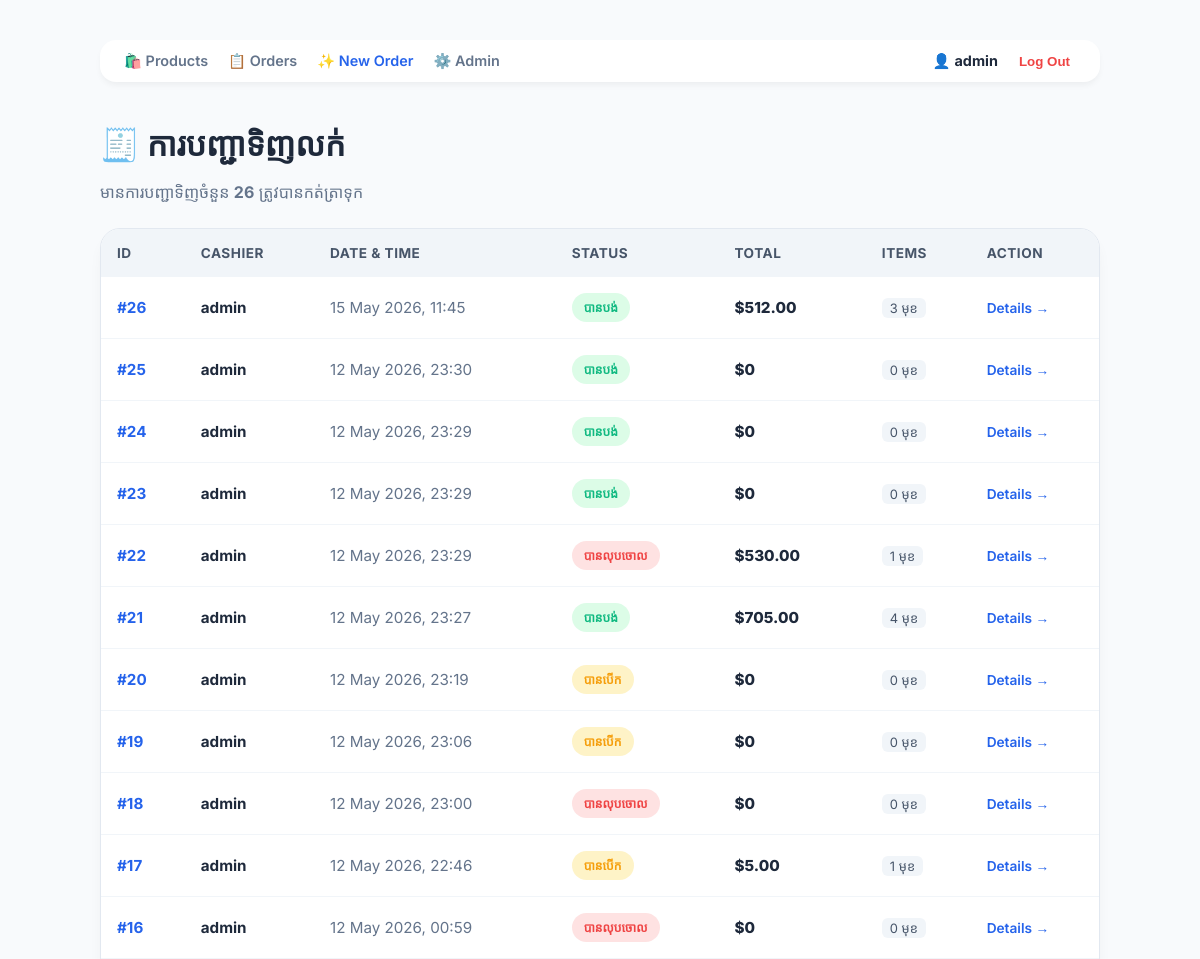
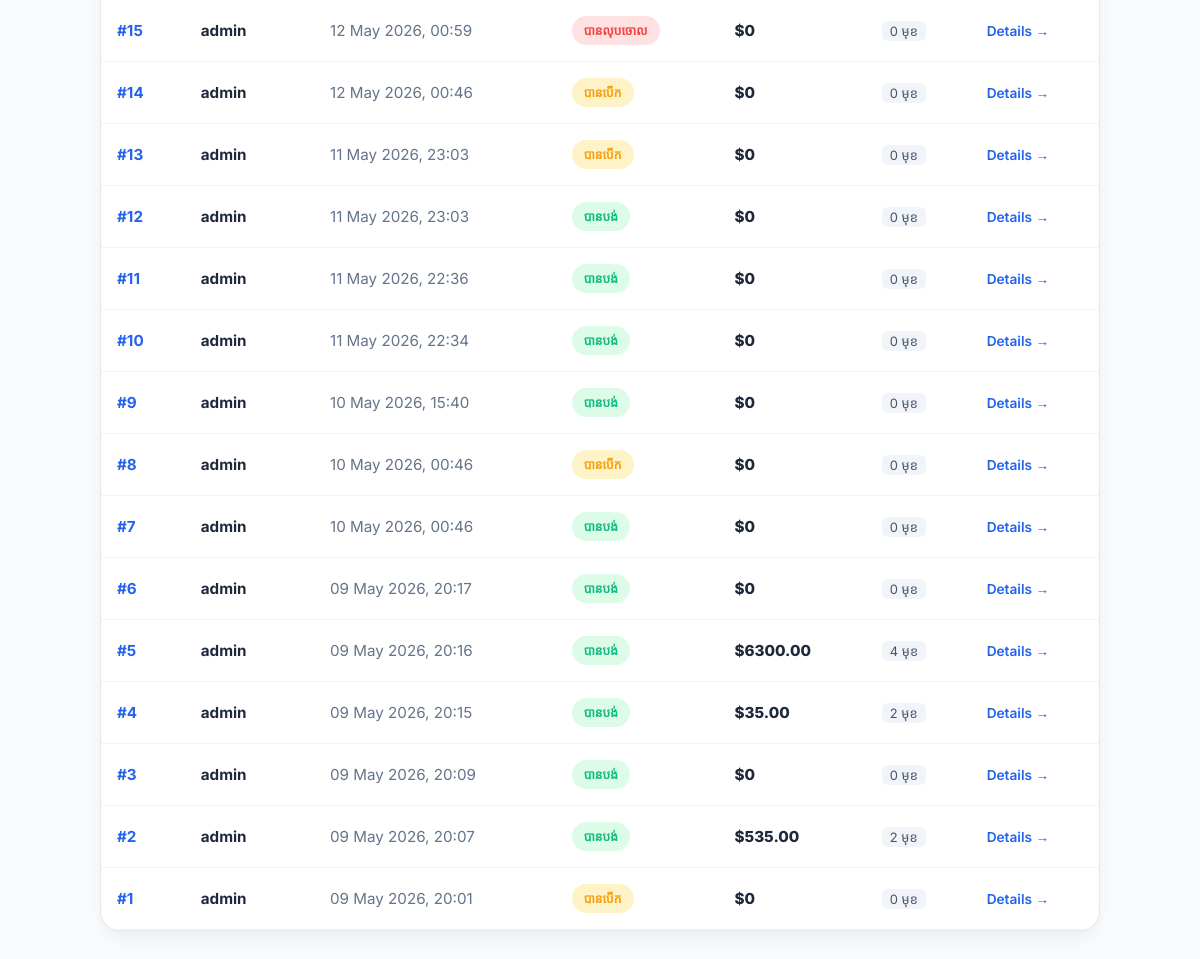
The app's page /sales/orders/ (signed in) with its own data (2 pictures, top to bottom).
### sales/models.py (models this page shows, shortened)
class Order(models.Model):
    STATUS_CHOICES = [
        ('open', 'បានបើក'),
        ('paid', 'បានបង់'),
        ('refunded', 'បានសង'),
        ('cancelled', 'បានលុបចោល'),
    ]
    cashier = models.ForeignKey(
        User,
        on_delete=models.SET_NULL,
        null=True,
        related_name='orders',
    )
    status = models.CharField(
        max_length=20,
        choices=STATUS_CHOICES,
        default='open'
    )
    created_at = models.DateTimeField(auto_now_add=True)
    notes = models.TextField(blank=True)
    @property
    def total(self):
        return sum(
            item.subtotal
            for item in self.items.all()
        )
    class Meta:
        ordering = ['-created_at']

class OrderItem(models.Model):
    order = models.ForeignKey(
        Order,
        on_delete=models.CASCADE,
        related_name='items'
    )
    product = models.ForeignKey(
        Product,
        on_delete=models.PROTECT
    )
    quantity = models.PositiveIntegerField(default=1)
    unit_price = models.DecimalField(
        max_digits=8,
        decimal_places=2
    )
    @property
    def subtotal(self):
        return self.unit_price * self.quantity

### sales/views.py (the view)
# urls.py: path('orders/', views.order_list, name='order_list'),
@login_required
def order_list(request):
    orders = Order.objects.all().order_by('-id')
    return render(request, 'sales/order_list.html', {'orders': orders})

### sales/templates/sales/order_list.html (shortened to what this page needs)
<!doctype html>
<html lang="km">
  <head>
  </head>
  <body>
    <nav>
      <a href="/sales/products/">🛍️ Products</a>
      <a href="/sales/orders/">📋 Orders</a>
      <a href="/sales/orders/new/" style="color: var(--primary)"
        >✨ New Order</a
      >
      <a href="/admin/">⚙️ Admin</a>
      <div class="user-profile">
        <span>👤 <strong>{{ request.user.username }}</strong></span>
        <form method="post" action="/accounts/logout/" style="display: inline">
          <button
            type="submit"
            style="
              background: none;
              border: none;
              color: var(--danger);
              cursor: pointer;
              font-weight: 600;
            "
          >
            Log Out
          </button>
        </form>
      </div>
    </nav>
    <h1>🧾 ការបញ្ជាទិញលក់</h1>
    <p class="count-info">
      មានការបញ្ជាទិញចំនួន
      <strong>{{ orders|length }}</strong> ត្រូវបានកត់ត្រាទុក
    </p>
    <div class="order-container">
      <table>
        <thead>
          <tr>
            <th>ID</th>
            <th>Cashier</th>
            <th>Date & Time</th>
            <th>Status</th>
            <th>Total</th>
            <th>Items</th>
            <th>Action</th>
          </tr>
        </thead>
        <tbody>
          {% for order in orders %}
          <tr>
            <td><span class="order-id">#{{ order.pk }}</span></td>
            <td><strong>{{ order.cashier }}</strong></td>
            <td style="color: #64748b">
              {{ order.created_at|date:"d M Y, H:i" }}
            </td>
            <td>
              <span class="badge {{ order.status }}">
                {{ order.get_status_display }}
              </span>
            </td>
            <td><span class="total-price">${{ order.total }}</span></td>
            <td><span class="item-count">{{ order.items.count }} មុខ</span></td>
            <td>
              <a href="/sales/orders/{{ order.pk }}/items/" class="btn-view"
                >Details →</a
              >
            </td>
          </tr>
          {% endfor %}
        </tbody>
      </table>
    </div>
  </body>
</html>

### sales/templates/sales/order_list.html (style rules this page uses)
:root { --primary: #2563eb; --bg: #f8fafc; --white: #ffffff; --text: #1e293b; --success: #10b981; --warning: #f59e0b; --danger: #ef4444; }
body { font-family: "Inter", sans-serif; max-width: 1000px; margin: 0 auto; padding: 40px 20px; background: var(--bg); color: var(--text); }
nav { background: var(--white); padding: 12px 24px; border-radius: 16px; display: flex; align-items: center; gap: 20px; box-shadow: 0 4px 6px -1px rgba(0, 0, 0, 0.05); margin-bottom: 40px; }
nav a { text-decoration: none; color: #64748b; font-weight: 600; font-size: 0.9em; transition: 0.2s; }
.user-profile { margin-left: auto; display: flex; align-items: center; gap: 15px; font-size: 0.9em; }
h1 { font-size: 2em; font-weight: 800; margin-bottom: 8px; }
.count-info { color: #64748b; margin-bottom: 25px; }
.order-container { background: var(--white); border-radius: 20px; overflow: hidden; box-shadow: 0 10px 15px -3px rgba(0, 0, 0, 0.05); border: 1px solid #e2e8f0; }
table { width: 100%; border-collapse: collapse; text-align: left; }
th { background: #f1f5f9; padding: 16px; font-size: 0.85em; text-transform: uppercase; letter-spacing: 0.5px; color: #475569; }
td { padding: 16px; border-bottom: 1px solid #f1f5f9; font-size: 0.95em; }
.badge { padding: 6px 12px; border-radius: 50px; font-size: 0.8em; font-weight: 700; display: inline-block; }
.paid { background: #dcfce7; color: var(--success); }
.open { background: #fef3c7; color: var(--warning); }
.cancelled { background: #fee2e2; color: var(--danger); text-decoration: none !important; }
.order-id { font-weight: 700; color: var(--primary); }
.total-price { font-weight: 800; color: var(--text); }
.item-count { background: #f1f5f9; padding: 2px 8px; border-radius: 6px; font-size: 0.85em; color: #475569; }
.btn-view { color: var(--primary); text-decoration: none; font-weight: 600; font-size: 0.9em; }

### records on screen
Order: pk "26", cashier "admin", created_at "15 May 2026, 11:45", status "បានបង់", total "512.00", items.count "3"
Order: pk "25", cashier "admin", created_at "12 May 2026, 23:30", status "បានបង់", total "0", items.count "0"
Order: pk "24", cashier "admin", created_at "12 May 2026, 23:29", status "បានបង់", total "0", items.count "0"
Order: pk "23", cashier "admin", created_at "12 May 2026, 23:29", status "បានបង់", total "0", items.count "0"
Order: pk "22", cashier "admin", created_at "12 May 2026, 23:29", status "បានលុបចោល", total "530.00", items.count "1"
Order: pk "21", cashier "admin", created_at "12 May 2026, 23:27", status "បានបង់", total "705.00", items.count "4"
Order: pk "20", cashier "admin", created_at "12 May 2026, 23:19", status "បានបើក", total "0", items.count "0"
Order: pk "19", cashier "admin", created_at "12 May 2026, 23:06", status "បានបើក", total "0", items.count "0"
Order: pk "18", cashier "admin", created_at "12 May 2026, 23:00", status "បានលុបចោល", total "0", items.count "0"
Order: pk "17", cashier "admin", created_at "12 May 2026, 22:46", status "បានបើក", total "5.00", items.count "1"
Order: pk "16", cashier "admin", created_at "12 May 2026, 00:59", status "បានលុបចោល", total "0", items.count "0"
Order: pk "15", cashier "admin", created_at "12 May 2026, 00:59", status "បានលុបចោល", total "0", items.count "0"
Order: pk "14", cashier "admin", created_at "12 May 2026, 00:46", status "បានបើក", total "0", items.count "0"
Order: pk "13", cashier "admin", created_at "11 May 2026, 23:03", status "បានបើក", total "0", items.count "0"
Order: pk "12", cashier "admin", created_at "11 May 2026, 23:03", status "បានបង់", total "0", items.count "0"
Order: pk "11", cashier "admin", created_at "11 May 2026, 22:36", status "បានបង់", total "0", items.count "0"
Order: pk "10", cashier "admin", created_at "11 May 2026, 22:34", status "បានបង់", total "0", items.count "0"
Order: pk "9", cashier "admin", created_at "10 May 2026, 15:40", status "បានបង់", total "0", items.count "0"
Order: pk "8", cashier "admin", created_at "10 May 2026, 00:46", status "បានបើក", total "0", items.count "0"
Order: pk "7", cashier "admin", created_at "10 May 2026, 00:46", status "បានបង់", total "0", items.count "0"
Order: pk "6", cashier "admin", created_at "09 May 2026, 20:17", status "បានបង់", total "0", items.count "0"
Order: pk "5", cashier "admin", created_at "09 May 2026, 20:16", status "បានបង់", total "6300.00", items.count "4"
Order: pk "4", cashier "admin", created_at "09 May 2026, 20:15", status "បានបង់", total "35.00", items.count "2"
Order: pk "3", cashier "admin", created_at "09 May 2026, 20:09", status "បានបង់", total "0", items.count "0"
Order: pk "2", cashier "admin", created_at "09 May 2026, 20:07", status "បានបង់", total "535.00", items.count "2"
Order: pk "1", cashier "admin", created_at "09 May 2026, 20:01", status "បានបើក", total "0", items.count "0"

### other values on screen
{{ request.user.username }} "admin"
{{ orders|length }} "26"
